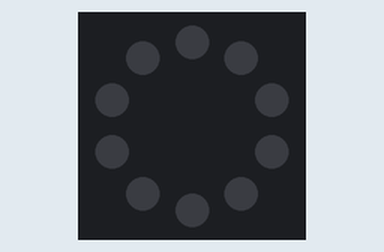
Recording of a sketch running on a simulated Arduino Uno, built with avr-gcc and run on an emulated ATmega328P. Parts: 10 RGB LEDs in a ring, first at the top, clockwise. Dim RGB values are drawn brighter than linear.

Above: at 0.1 s.
At 6.1 s:
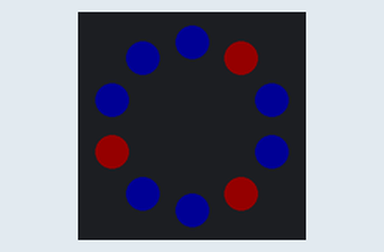
At 15.1 s:
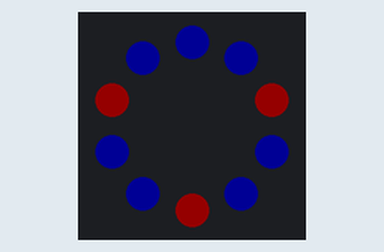
At 30.1 s:
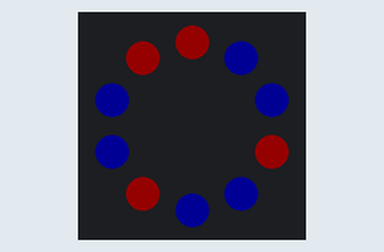

The sketch:

LED_Strip-moving.ino
```cpp
/*
   Juniper Robotics - Grow Tower Controller LEDs
*/

#include "FastLED.h"                               //include libraries for extra functionality
#include <string.h>

//define constants
#define NUM_LEDS_PER_STRIP 10                      //number of LEDs on grow light

CRGB ringLEDS[NUM_LEDS_PER_STRIP];                 //configure LED strip with number of LEDs

//define varaibles
unsigned long lastTime = 0, currentTime = 0;
unsigned int ledTime = 1000, index = 0, i, ratio = 3;

//setup function to configure LEDs
void setup() {
  FastLED.addLeds<NEOPIXEL, 2>(ringLEDS, NUM_LEDS_PER_STRIP);
  FastLED.setBrightness(20);                       //brightness ranges from 0-255
  FastLED.clear();                                 //turn all LEDs to off
  FastLED.show();                                  //update LED values (actually turns off now)
}

void loop () {
  currentTime = millis();                          //store current millis timer value into currentTime variable
  if (currentTime - lastTime >= ledTime) {
    lastTime = currentTime;                        //store current time as last time ran
    for (i = 0; i < NUM_LEDS_PER_STRIP; i++) {     //select each individual LED on strip
      if ((i + index) % ratio == 0) {              //this makes the color move down the strip
        ringLEDS[i] = CRGB::Red; //color 1         //set LED color
      }
      else {
        ringLEDS[i] = CRGB::Blue; //color 2        //set LED color
      }
      FastLED.show();                              //update LED value
    }
    index++;
    if (index >= NUM_LEDS_PER_STRIP)  //if the position moved past the last LED on the strip
    {
      index = 0;                      //reset index position to the beginning
    }
  }
}
```

Measured:
- by itself, everything shown: repeats every 33.0 s, in 30 steps
- what the display in image 1 shows lasts 1.0 s, from 6.0 s to 7.0 s
- what the display in image 3 shows lasts 2.0 s, from 30.0 s to 32.0 s
